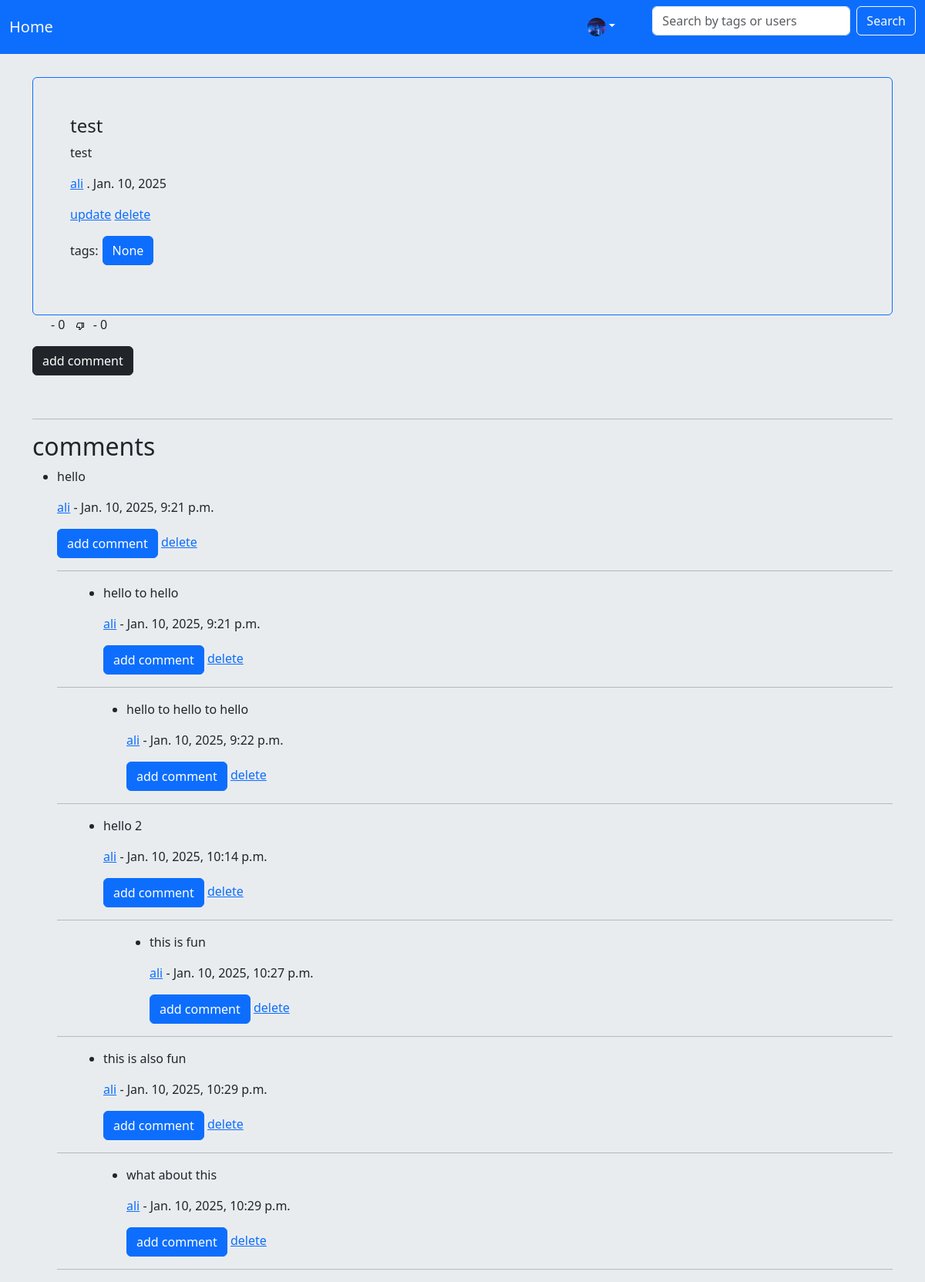
The app's page /posts/7 (signed in) with its own data.
### accounts/models.py (models this page shows, shortened)
class CustomeUserModel(AbstractUser):
    bio = models.TextField(max_length= 500 , null=True , blank=True)
    picture = models.FileField(blank=True , null=True , upload_to='profile_pic/')
    follow = models.ManyToManyField('self' , related_name='follows',symmetrical=False)

### posts/models.py (models this page shows, shortened)
class Post(models.Model):
    title = models.CharField(max_length=200)
    text = models.TextField(max_length= 600)
    author = models.ForeignKey(CustomeUserModel , on_delete=models.CASCADE)
    date_post = models.DateField(auto_now_add=True)
    time_post = models.TimeField(default=timezone.now() + timedelta(hours=3, minutes=30))
    image = models.ImageField(null=True , blank=True ,upload_to='post_pics/')
    tag = models.CharField(max_length=100 , null=True , blank=True)
    like = models.ManyToManyField(CustomeUserModel , related_name='likes' , null=True , blank=True)
    dislike = models.ManyToManyField(CustomeUserModel , related_name='dislikes' , null=True , blank=True)
    def total_likes(self):
        return self.like.count()
    def total_dislikes(self):
        return self.dislike.count()

class CommentModel(models.Model):
    post = models.ForeignKey(Post , on_delete=models.CASCADE ,related_name='comments')
    reply = models.ForeignKey('self' , related_name='replies' , null=True , blank=True , on_delete=models.CASCADE)
    author = models.ForeignKey(CustomeUserModel , on_delete=models.CASCADE ,  related_name='comment_author')
    body = models.TextField(max_length=500)
    created_at = models.DateTimeField(auto_now_add=True)
    level = models.PositiveIntegerField(default=1)
    style = models.TextField(max_length=200 , blank=True , null=True)

### posts/views.py (the view)
# urls.py: path('<int:pk>', PostDetailsView.as_view() , name='post_detail'),
class PostDetailsView(DetailView):
    model = Post
    template_name = 'post/post_detail.html'
    def get_context_data(self, **kwargs):
        context = super(PostDetailsView , self).get_context_data()
        user_post = get_object_or_404(Post , pk = self.kwargs['pk'])
        liked = False
        disliked = False
        if user_post.like.filter(id = self.request.user.id).exists():
            liked = True
        elif user_post.dislike.filter(id = self.request.user.id).exists():
            disliked = True
        context['disliked'] = disliked
        context['liked'] = liked
        context['total_likes'] = user_post.total_likes()
        context['total_dislikes'] = user_post.total_dislikes()
        comments = user_post.comments.all().order_by('created_at')
        context['comments'] = comments
        return context

### templates/post/post_detail.html (shortened to what this page needs)
{% extends 'base.html' %}
{% load static %}
{% block content %}
<div class="container-sm border border-primary rounded p-5">
    <h4>{{object.title}}</h2>
    <p>{{object.text}}</p>
    <div>
        <p><a href="{% url 'view_profile' post.author.pk %}">{{ post.author.username }}</a> . {{post.date_post}}</p>
        {%if user.id == post.author.id%}
        <a href="{% url 'update_post' post.pk %}">update</a>  <a href="{% url 'delete_post' post.pk %}">delete</a>
        {% endif %}
    </div>
    <div class="d-flex align-items-center mt-3">
        <p style="margin-right: 5;">tags: </p>
        <form class="d-flex align-items-center" action="{% url 'search_posts' %}" method="get">
            <input class="btn btn-primary rounded" name="q" type="submit" value={{post.tag}}>
        </form>
    </div>
</div>
{% if user.is_authenticated %}
<div class="d-flex gap-2">
    <form action="{% url 'like_post' post.pk %}" method="post">
        {% if liked %}
        <button style="background-color: transparent; border: none;" type="submit"><img style="width: 1vw; " src="{% static 'icons/unlike.svg' %}" alt=""></button> - {{total_likes}}
        {% else %}
        <button style="background-color: transparent; border: none;" type="submit"> <img style="width: 1vw;" src="{% static 'icons/like.svg' %}" alt="">  </button>- {{total_likes}}
        {% endif %}
    </form>
    <form action="{% url 'dislike_post' post.pk %}" method="post">
        {% if disliked %}
        <button style="background-color: transparent; border: none;" type="submit"><img style="width: 1vw; " src="{% static 'icons/undislike.svg' %}" alt=""></button> - {{total_dislikes}}
        {% else %}
        <button style="background-color: transparent; border: none;" type="submit"><img style="width: 1vw;" src="{% static 'icons/dislike.svg' %}" alt=""></button> - {{total_dislikes}}
        {% endif %}
    </form>
</div>
<form action="{% url 'post_comment' post.pk %}" method="post">
    <button class="btn btn-dark" type="submit">add comment</button>
</form>
{% endif %}
<br><hr>
<h2>comments</h2>
<ul>
{% for comment in comments%}
{%if comment.reply%}
<li class="depth-{{comment.level}}">
{%else%}
<li>
{%endif%}
    <p>{{comment.body}}</p>
    <div>
        <a href="{%url 'view_profile' comment.author.id%}">{{comment.author}}</a> - {{comment.created_at}}
    </div>
    {% if user.is_authenticated %}
    <form class="mt-3" action="{% url 'comment_reply' post.pk comment.pk %}" method="post">
        <button class="btn btn-primary" type="submit">add comment</button>
        {% if user.id == post.author.id or user.id == comment.author.id%}
        <a href="{% url 'delete_comment' post.pk comment.pk%}">delete</a>
        {% endif %}
    </form>
    {%endif%}
</li>
<hr>
{% endfor %}
</ul>
{% endblock %}

### templates/base.html (shortened to what this page needs)
{% load static %}
<html>
    <head>
        <link href="https://cdn.jsdelivr.net/npm/bootstrap@5.3.3/dist/css/bootstrap.min.css" rel="stylesheet">
        <link rel="stylesheet" href="{%static 'css/post.css'%}">
        <link rel="stylesheet" href="{%static 'css/base.css'%}">
    </head>
    <body class="bg-body-secondary" style="margin-top: 100;">
        <nav class="navbar navbar-expand-lg text-bg-primary fixed-top">
            <div class="container-fluid">
                <a class="navbar-brand text-light" href="{% url 'home'%}">Home</a>
                <div class="d-flex gap-5 align-items-center">
                    <div class="d-flex gap-2">
                        {%if user.is_authenticated%}
                        <div class="nav-item dropdown d-flex">
                            <a class="nav-link dropdown-toggle" href="{%url 'view_profile' user.id%}" role="button" data-bs-toggle="dropdown" aria-expanded="false">
                                    {%if user.picture%}
                                    <img class="rounded-circle object-fit-cover" style="height: 2vw; width: 2vw;" src="{{user.picture.url}}" style="width: 2vw;" alt=""></a>
                                    {%else%}
                                    <img style="width: 2vw;" class="rounded-circle" src="{%static 'default_pic.jpg'%}" alt=""></a>
                                    {%endif%}
                        {%else%}
                        <a href="{%url 'login'%}">login</a>
                        {%endif%}
                        </div>
                    </div>
                    <form class="d-flex align-items-center" action="{% url 'search_posts' %}" method="get">
                        <input class="form-control me-2" type="text" name="q" placeholder="Search by tags or users">
                        <input class="btn btn-outline-light" type="submit" value="Search">
                    </form>
                </div>
            </div>
        </nav>
        <div class="container">
            {% block content %}
            {% endblock %}
        </div>
    </body>
</html>

### static/css/post.css (style rules this page uses)
body { margin-top:20px; background:#eee; }

### static/css/base.css (style rules this page uses)
.depth-2 { margin-left: 60px; }
.depth-3 { margin-left: 90px; }
.depth-4 { margin-left: 120px; }

### records on screen
CustomeUserModel: picture (picture)
Post: title "test", text "test", author.username "ali", date_post "Jan. 10, 2025", q "None"
CommentModel: body "hello", author "ali", created_at "Jan. 10, 2025, 9:21 p.m."
CommentModel: body "hello to hello", author "ali", created_at "Jan. 10, 2025, 9:21 p.m."
CommentModel: body "hello to hello to hello", author "ali", created_at "Jan. 10, 2025, 9:22 p.m."
CommentModel: body "hello 2", author "ali", created_at "Jan. 10, 2025, 10:14 p.m."
CommentModel: body "this is fun", author "ali", created_at "Jan. 10, 2025, 10:27 p.m."
CommentModel: body "this is also fun", author "ali", created_at "Jan. 10, 2025, 10:29 p.m."
CommentModel: body "what about this", author "ali", created_at "Jan. 10, 2025, 10:29 p.m."

### other values on screen
{{ total_likes }} "0"
{{ total_dislikes }} "0"
